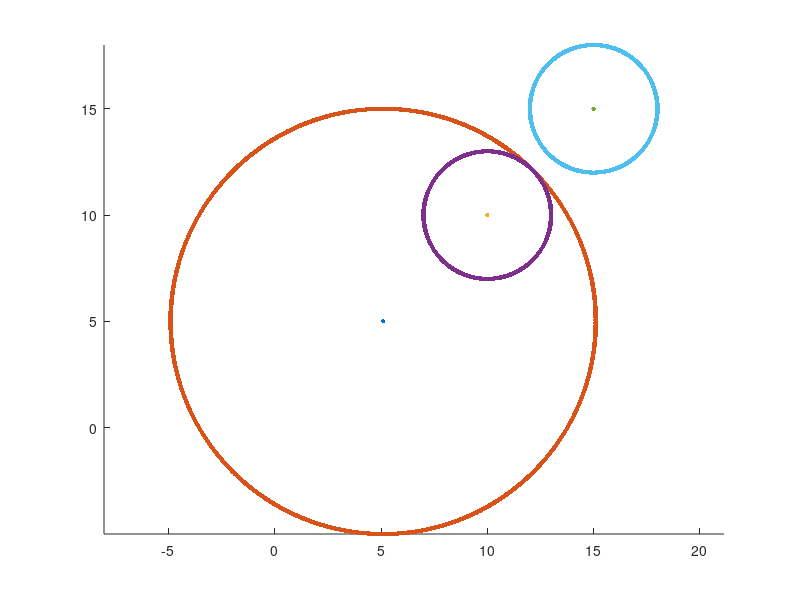

MATLAB code for this plot:
function res = Batch()
res = 0
figure; hold on; axis equal;
plot([5.10102 5.10102],[5 5], 'LineWidth', 2, 'Marker', '.', 'MarkerSize', 10)
plot(5.10102 + 10 * cos(0:0.001 : 2 * pi), 5 + 10 * sin(0:0.001 : 2 * pi), 'LineWidth', 2, 'Marker', '.', 'MarkerSize', 10)
plot([10 10],[10 10], 'LineWidth', 2, 'Marker', '.', 'MarkerSize', 10)
plot(10 + 3 * cos(0:0.001 : 2 * pi), 10 + 3 * sin(0:0.001 : 2 * pi), 'LineWidth', 2, 'Marker', '.', 'MarkerSize', 10)
plot([15 15],[15 15], 'LineWidth', 2, 'Marker', '.', 'MarkerSize', 10)
plot(15 + 3 * cos(0:0.001 : 2 * pi), 15 + 3 * sin(0:0.001 : 2 * pi), 'LineWidth', 2, 'Marker', '.', 'MarkerSize', 10)
